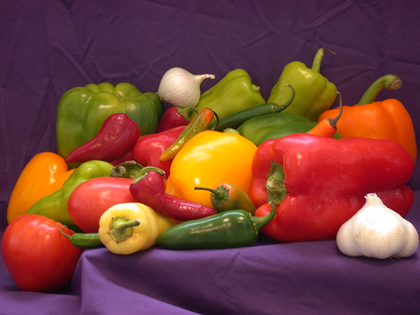
%> input picture images/peppers.png, 420 x 315 px, shrunk from 512 x 384 before the run
$ octave Sheet05.m   (GNU Octave 9; MATLAB toolbox functions it lacks are replaced by stand-ins)
%> lines starting %> are read from the running program, lines starting %| are printed output that depends on the picture
### Matlab/Sheet05/kmeansClustering.m
function [C, w, t, W, k] = kmeansClustering(image, K, epsilon, plot)
%> called with K = 5, epsilon = 2.22e-16, plot = 1
% KMEANSCLUSTERING returns the K mean clusters for the input image.
%   The clustering is done until no cluster moved more than epsilon.
%   The algorithm returns:
%       C: A cell array of size Kx1, each row k containing 1-D indices
%          of the pixels corresponding to cluster k.
%       w: A list of size Kx3 containing the centers.
%       t: The total number of timesteps.
%       W: A cell array of size Kxt which contains a list of t centers,
%          each of size 1x3.
%       k: A list which contains the cluster index for each pixel.

    % only for plotting
    if plot
        figure;
    end

    % (0.) 1D image access, center history
    D = reshape(image, numel(image)/3, []);
    W = cell(1);

    % 1. init step counter
    t = 1;

    % 2a. initialize K reference vectors w
    w = rand(K, 3);
    % 2b. within a suitable bounding box in R^d
    w = repmat(min(D), K, 1) + w .* repmat((max(D) - min(D)), K, 1);
%> w = [0.848 0.405 0.908; 0.764 0.784 0.505; 0.434 0.303 0.282; 0.276 0.477 0.756; 0.523 0.583 0.618]
    W{t} = w;

    % since matlab has no GOTO, we use breaks and negate 6. (see below)
    while 1
        % 3. initialize clusters
        C = cell(K, 1);

        % 4. find most suitable center C_k for each pixel c_i
        d = pdist2(w, D);
        [~, kStar] = min(d);

        for k = 1 : K
            C{k} = find(kStar==k);
            % 5. recalculate centers
            if numel(C{k}) == 0 % respawn new center if needed
                w(k,:) = min(D) + rand(1, 3) .* (max(D) - min(D));
            else
                w(k,:) = mean(D(C{k},:), 1);
            end
        end
        W{t+1} = w;

        if plot
            clf
            scatter3(D(:,1), D(:,2), D(:,3), 5, kStar');
            hold on;
            scatter3(w(:,1), w(:,2), w(:,3), 500, (1:K)', 'x');
            hold off;
            drawnow
        end

        % 6. check for changes below threshold
        if any(sqrt(sum((W{t+1} - W{t}) .^ 2, 2)) > epsilon)
            t = t + 1;
            % "goto 3"
        else % else finish
            break
        end
    end
%> this loop made 46 passes
%> pass 1, in kmeansClustering, `scatter3(w(:,1), w(:,2), w(:,3), 500, (1:K)', 'x');`:
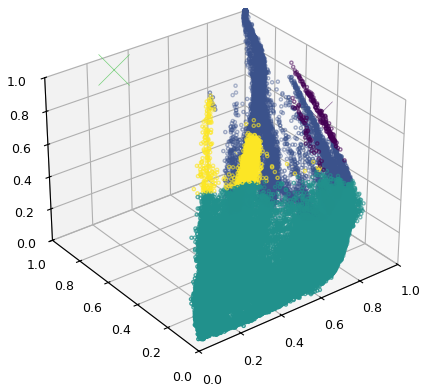
%> figure redrawn from the program's plot data
%> after the loop, C = 5 items; W = 47 items; t = 46; w = [0.932 0.805 0.662; 0.688 0.139 0.125; 0.277 0.167 0.223; 0.806 0.51 0.108; 0.488 0.352 0.478]

    % reduce step counter to accomodate for 1-indexing
    t = t - 1;
%> t = 45
    % output kStar
    k = kStar';
end

### Matlab/Sheet05/kmeansPlot.m
function clusteredImage = kmeansPlot( image, K, epsilon, animate )
    imageData = reshape(image, numel(image)/size(image, 3), []);
    tic
    [~, centers, steps, ~, kStar] = kmeansClustering(image, K, epsilon, animate);
%> centers has the same summary as w in kmeansClustering; steps = 45
    toc
    clusteredImage = reshape(centers(kStar,:),size(image));
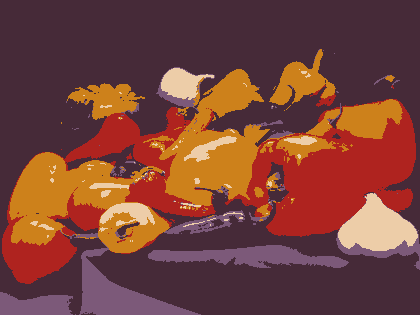
%> clusteredImage: size 315x420x3 double; mean R, G, B 0.474, 0.26, 0.226; mean of the top-left, top-right, bottom-left and bottom-right quarters 0.278, 0.297, 0.371, 0.333
    figure;
        subplot(1, 3, 1);
            imshow(image);
            title(['Image (' num2str(size(image, 1)) 'x' num2str(size(image, 2)) 'x' num2str(size(image, 3)) ')'])
        subplot(1, 3, 2);
            scatter3(imageData(:,1), imageData(:,2), imageData(:,3), 5, centers(kStar',:));
            hold on;
            scatter3(centers(:,1), centers(:,2), centers(:,3), 500, centers((1:K)',:), 'x');
            hold off;
            title(['k-Means clustering, K=' num2str(K) ' eps=' num2str(epsilon) ' steps=' num2str(steps)]);
        subplot(1, 3, 3);
            imshow(clusteredImage);
            title(['Image cluster colors (' num2str(size(image, 1)) 'x' num2str(size(image, 2)) 'x' num2str(size(image, 3)) ')'])
	drawnow
end

### Matlab/Sheet05/convertToConeCoords.m
function coords = convertToConeCoords(hsvValues)
% CONVERTTOCONECOORDS calculates the coordinate for a
%   hsv value on a cone.
%   The input must be of size Mx3, as will the output.
    h = hsvValues(:,1) * 2 * pi;
    s = hsvValues(:,2);
    v = hsvValues(:,3);
    coords = [s .* sin(h) .* v, s .* cos(h) .* v, v];
end

### Matlab/Sheet05/Sheet05.m
close all;

%% Exercise 1
% a)
peppers = im2double(imread('../../images/peppers.png'));
% peppers = rand(256, 256, 3);
peppersData = reshape(peppers, numel(peppers)/3, []);
figure;
    subplot(1, 3, 1);
        imshow(peppers);
        title(['Image (' num2str(size(peppers, 1)) 'x' num2str(size(peppers, 2)) 'x' num2str(size(peppers, 3)) ')'])

    subplot(1, 3, 2);
        scatter3(peppersData(:,1), peppersData(:,2), peppersData(:,3), 5, peppersData);
        %axis([0 1 0 1 0 1])
        title(['RGB cube (' num2str(numel(peppers(:,:,1))) ' pixels)']);

    % b)
    subplot(1, 3, 3);
        peppersDataHSV = convertToConeCoords(rgb2hsv(peppersData));
        scatter3(peppersDataHSV(:,1), peppersDataHSV(:,2), peppersDataHSV(:,3), 5, peppersData);
        %axis([-1 1 -1 1 0 1])
        title(['HSV cone (' num2str(numel(peppers(:,:,1))) ' pixels)']);

%% Exercise 2
% a)
peppers = im2double(imread('../../images/peppers.png'));
kmeansPlot(peppers, 5, eps, 1);

%% b)

%% c)
peppers = im2double(imread('../../images/peppers.png'));
figure;
    subplot(2, 5, 1);
        imshow(peppers);
        title(['Image Original (' num2str(size(peppers, 1)) 'x' num2str(size(peppers, 2)) 'x' num2str(size(peppers, 3)) ')'])
        drawnow

    for K = 2:10
%> (the run ends here)
